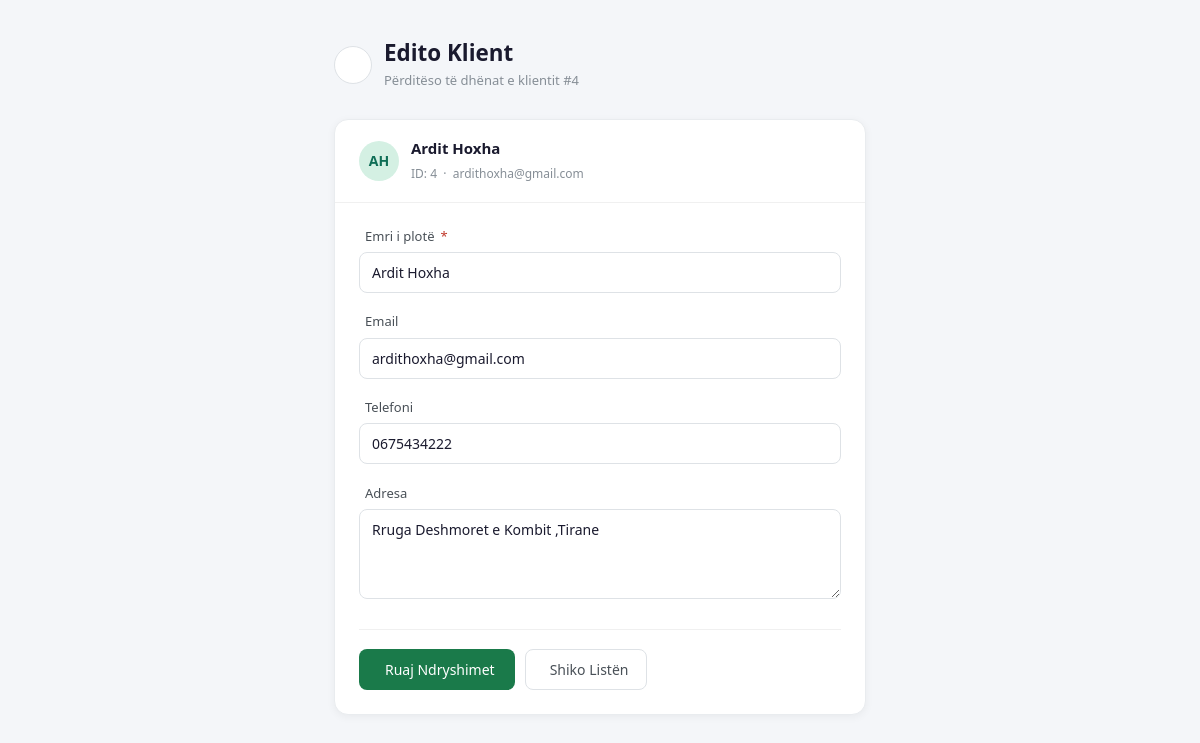
/isp-management/clients/edit.php?id=4, run on the app's committed database.
### tables this page shows
CREATE TABLE `clients` (
  `id` int(11) NOT NULL,
  `full_name` varchar(100) NOT NULL,
  `email` varchar(100) DEFAULT NULL,
  `phone` varchar(20) DEFAULT NULL,
  `address` text DEFAULT NULL,
  `created_at` timestamp NOT NULL DEFAULT current_timestamp()
);

### isp-management/clients/edit.php (the view, shortened to what this page needs)
<?php
include "../config/db.php";
$id = (int) $_GET['id'];
$result = mysqli_query($conn, "SELECT * FROM clients WHERE id = $id");
$client = mysqli_fetch_assoc($result);
$words    = explode(' ', trim($client['full_name']));
$initials = '';
foreach ($words as $w) $initials .= strtoupper(substr($w, 0, 1));
$initials = substr($initials, 0, 2);
?>
<!DOCTYPE html>
<html lang="sq">
<head>
    <link href="https://cdn.jsdelivr.net/npm/bootstrap@5.3.8/dist/css/bootstrap.min.css" rel="stylesheet">
    <link rel="stylesheet" href="https://cdn.jsdelivr.net/npm/@tabler/icons-webfont@latest/tabler-icons.min.css">
    <link rel="stylesheet" href="assets/css/style.css">
</head>
<body>
<div class="page-wrapper">
    <div class="page-header">
        <a href="javascript:history.back()" class="back-btn" title="Kthehu mbrapa">
        </a>
        <div class="title-group">
            <h2>Edito Klient</h2>
            <small>Përditëso të dhënat e klientit #<?php echo $id; ?></small>
        </div>
    </div>
    <div class="form-card">
        <div class="form-card-header">
            <div class="avatar"><?php echo htmlspecialchars($initials); ?></div>
            <div class="client-info">
                <span><?php echo htmlspecialchars($client['full_name']); ?></span>
                <small>ID: <?php echo $id; ?> &nbsp;·&nbsp; <?php echo htmlspecialchars($client['email']); ?></small>
            </div>
        </div>
        <div class="form-card-body">
            <form method="POST">
                <div class="field-group">
                    <label>
                        Emri i plotë <span style="color:#c0392b;">*</span>
                    </label>
                    <input type="text" name="full_name"
                           value="<?php echo htmlspecialchars($client['full_name']); ?>"
                           required>
                </div>
                <div class="field-group">
                    <label>
                        Email
                    </label>
                    <input type="email" name="email"
                           value="<?php echo htmlspecialchars($client['email']); ?>">
                </div>
                <div class="field-group">
                    <label>
                        Telefoni
                    </label>
                    <input type="text" name="phone"
                           value="<?php echo htmlspecialchars($client['phone']); ?>">
                </div>
                <div class="field-group">
                    <label>
                        Adresa
                    </label>
                    <textarea name="address"><?php echo htmlspecialchars($client['address']); ?></textarea>
                </div>
                <div class="form-actions">
                    <button type="submit" name="update_client" class="btn-submit">
                        <i class="ti ti-device-floppy"></i> Ruaj Ndryshimet
                    </button>
                    <a href="list.php" class="btn-back-list">
                        <i class="ti ti-list"></i> Shiko Listën
                    </a>
                </div>
            </form>
        </div>
    </div>
</div>
</body>
</html>

### isp-management/assets/css/style.css (style rules this page uses)
* { box-sizing: border-box; margin: 0; padding: 0; }

### isp-management/clients/edit.php (style rules this page uses)
body { background: #f4f6f9; font-family: 'Segoe UI', sans-serif; }
.page-wrapper { max-width: 580px; margin: 2.5rem auto; padding: 0 1.5rem; }
.page-header { display: flex; align-items: center; gap: 12px; margin-bottom: 1.75rem; }
.back-btn { width: 38px; height: 38px; border-radius: 50%; border: 1px solid #dee2e6; background: #fff; display: flex; align-items: center; justify-content: center; color: #6c757d; text-decoration: none; transition: all 0.15s; flex-shrink: 0; }
.title-group h2 { margin: 0; font-size: 1.4rem; font-weight: 600; color: #1a1a2e; }
.title-group small { color: #868e96; font-size: 13px; }
.form-card { background: #fff; border: 1px solid #e9ecef; border-radius: 14px; overflow: hidden; box-shadow: 0 2px 8px rgba(0,0,0,0.05); }
.form-card-header { padding: 1.1rem 1.5rem; border-bottom: 1px solid #f0f0f0; display: flex; align-items: center; gap: 12px; }
.avatar { width: 40px; height: 40px; border-radius: 50%; background: #d4f0e3; color: #0f6e56; font-size: 14px; font-weight: 600; display: flex; align-items: center; justify-content: center; flex-shrink: 0; }
.form-card-header .client-info span { font-size: 15px; font-weight: 600; color: #1a1a2e; display: block; }
.form-card-header .client-info small { font-size: 12px; color: #868e96; }
.form-card-body { padding: 1.5rem; }
.field-group { margin-bottom: 1.2rem; }
.field-group label { display: flex; align-items: center; gap: 6px; font-size: 13px; font-weight: 500; color: #495057; margin-bottom: 6px; }
.field-group input, .field-group textarea { width: 100%; padding: 9px 12px; border: 1px solid #dee2e6; border-radius: 8px; font-size: 14px; color: #1a1a2e; background: #fff; outline: none; transition: border 0.15s, box-shadow 0.15s; }
.field-group textarea { resize: vertical; min-height: 90px; }
.form-actions { display: flex; gap: 10px; margin-top: 1.5rem; padding-top: 1.2rem; border-top: 1px solid #f0f0f0; }
.btn-submit { display: flex; align-items: center; gap: 6px; padding: 9px 20px; font-size: 14px; font-weight: 500; background: #1a7a4a; color: #fff; border: none; border-radius: 8px; cursor: pointer; transition: background 0.15s; }
.btn-back-list { display: flex; align-items: center; gap: 6px; padding: 9px 18px; font-size: 14px; font-weight: 500; background: #fff; color: #495057; border: 1px solid #dee2e6; border-radius: 8px; text-decoration: none; transition: all 0.15s; }

### data on the page
clients: full_name "Ardit Hoxha", email "ardithoxha@gmail.com", phone "0675434222", address "Rruga Deshmoret e Kombit ,Tirane"

### other printed values
$id "4"
$initials "AH"
